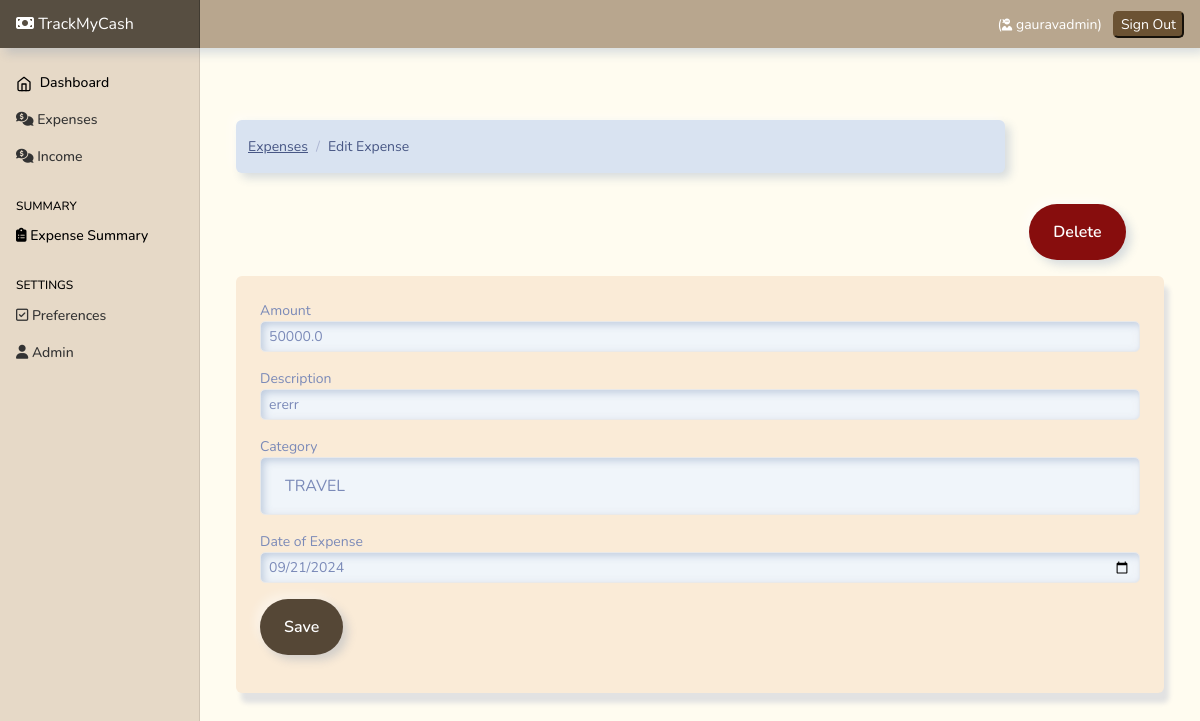
The page /expense-edit/15 (signed in) on the database its author committed.
### Expenses/models.py (models this page shows, shortened)
class Expense(models.Model):
    amount=models.FloatField()
    date=models.DateField(default=now)
    description=models.TextField()
    owner=models.ForeignKey(to=User , on_delete=models.CASCADE)
    category=models.CharField( max_length=250)
    class Meta:
        ordering:['-date']

### Expenses/views.py (the view, shortened to what this page needs)
# urls.py: path('expense-edit/<int:id>' , views.expense_edit, name="expense-edit"),
@login_required(login_url='/authentication/login')
def expense_edit(request, id):
    expense = Expense.objects.get(pk=id)
    categories = Category.objects.all()
    context = {
        'expense': expense,
        'values': expense,
        'categories': categories
    }
    if request.method == 'GET':
        return render(request, 'expenses/edit-expense.html', context)

### templates/expenses/edit-expense.html (shortened to what this page needs)
{% extends 'base.html' %}
{% block content %}
<div class="container mt-4">
  <div class="row">
    <div class="col-md-10">
      <nav aria-label="breadcrumb">
        <ol class="breadcrumb">
          <li class="breadcrumb-item">
            <a href="{% url 'home'%}">Expenses</a>
          </li>
          <li class="breadcrumb-item active" aria-current="page">
            Edit Expense
          </li>
        </ol>
      </nav>
    </div>
    <div class="col-md-2 mb-3">
      <br><br><br><br>
      <a
        href="{% url 'expense-delete' expense.id %}"
        class="btn btn-danger btn-md"
        style="background-color: rgb(135, 13, 13);color:white;"
        >Delete</a
      >
    </div>
  </div>
  <div class="card" style="background-color: antiquewhite; box-shadow: 5px 10px 5px #e2e2e2;">
    <div class="card-body">
      <form action="{% url 'expense-edit' expense.id %}" method="post">
        <div class="form-group">
          <label for="">Amount</label>
          <input
            type="text"
            class="form-control form-control-sm"
            name="amount"
            value="{{values.amount}}"
            style="margin-bottom: 2vh; border: 0.5px solid rgb(233, 233, 233); border-radius: 5px;"
          />
        </div>
        <div class="form-group">
          <label for="">Description</label>
          <input
            type="text"
            class="form-control form-control-sm"
            name="description"
            value="{{values.description}}"
            style="margin-bottom: 2vh; border: 0.5px solid rgb(233, 233, 233); border-radius: 5px;"
          />
        </div>
        <div class="form-group">
          <label for="">Category</label>
          <select class="form-control" name="category"      style="margin-bottom: 2vh; border: 0.5px solid rgb(233, 233, 233); border-radius: 5px;">
            <option selected name="category" value="{{values.category}}"
              >{{values.category}}</option
            >
          </select>
        </div>
        <div class="form-group">
          <label for="">Date of Expense</label>
          <input
            type="date"
            value="{{values.date |date:'Y-m-d' }}"
            class="form-control form-control-sm"
            name="expense_date"
            style="margin-bottom: 2vh; border: 0.5px solid rgb(233, 233, 233); border-radius: 5px;"
          />
        </div>
        <input
          type="submit"
          value="Save"
          class="btn btn-primary btn-primary-sm"
          style="background-color: rgb(85, 71, 54);color:white;"
        />
      </form>
    </div>
  </div>
</div>
{% endblock %}

### templates/base.html (shortened to what this page needs)
{% load static %}
<html lang="en">
  <head>
    <link href="https://cdn.jsdelivr.net/npm/bootstrap@5.0.2/dist/css/bootstrap.min.css" rel="stylesheet">
    <link rel="stylesheet" href="https://cdnjs.cloudflare.com/ajax/libs/font-awesome/6.4.2/css/all.min.css"
 />
<link href= {% static 'css/bootstrap.min.css'%} rel="stylesheet" >
<link href= {% static 'css/main.css'%} rel="stylesheet" >
    <link href= {% static 'css/dashboard.css'%} rel="stylesheet">
  </head>
  <body style="background-color: rgb(255, 252, 240);">
<header class="navbar navbar-dark sticky-top  flex-md-nowrap p-0 shadow mb-5" style="background-color: rgb(184, 166, 142); box-shadow: 5px 10px 5px #e2e2e2; ">
  <a style="background-color: rgb(87, 78, 65);  " class="navbar-brand col-md-3 col-lg-2 me-0 px-3" href="/"><i class="fa-solid fa-money-bill"></i> TrackMyCash</a>
  <div class="navbar-nav" >
    <div class="nav-item text-nowrap">
      <ul
      class="navbar-nav px-3 "
      style="display: flex; flex-direction: row; align-items: center;"
    >
      <li class="nav-item text-nowrap mt-3 ml-2 mr-5">
        {% if user.is_authenticated %}
        <li class="nav-item text-nowrap">
          <span class="nav-link" style="color: white;">
            (<i style="font-size: 12px;" class="fa-solid fa-user-ninja"></i> {{request.user}})
          </span>
        </li>
        <a href="{% url  'logout' %}"  style="text-decoration: none;">
          <input
            class="text text-capitalize"
            type="submit"
            value="Sign out"
            style="background-color: rgb(107, 82, 51); border-radius: 5px; border-color:rgb(107, 82, 51); color: white;"
          />
        </a>
        {% endif %}
      </li>
    </ul>
    </div>
  </div>
</header>
<div class="container-fluid">
  <div class="row">
     {% include "partials/sidebar.html" %}
    <main class="col-md-9 ms-sm-auto col-lg-10 px-md-4">
     {% block content %}
     {% endblock content %}
    </main>
  </div>
</div>
  </body>
</html>

### static/css/dashboard.css (style rules this page uses)
body { font-size: .875rem; }
.navbar-brand { padding-top: .75rem; padding-bottom: .75rem; font-size: 1rem; background-color: rgba(0, 0, 0, .25); box-shadow: inset -1px 0 0 rgba(0, 0, 0, .25); }

### rows shown on the page
Expense: amount "50000.0", description "ererr", category "TRAVEL", expense_date "09/21/2024"

### other values the page prints
{{ request.user }} "gauravadmin"
